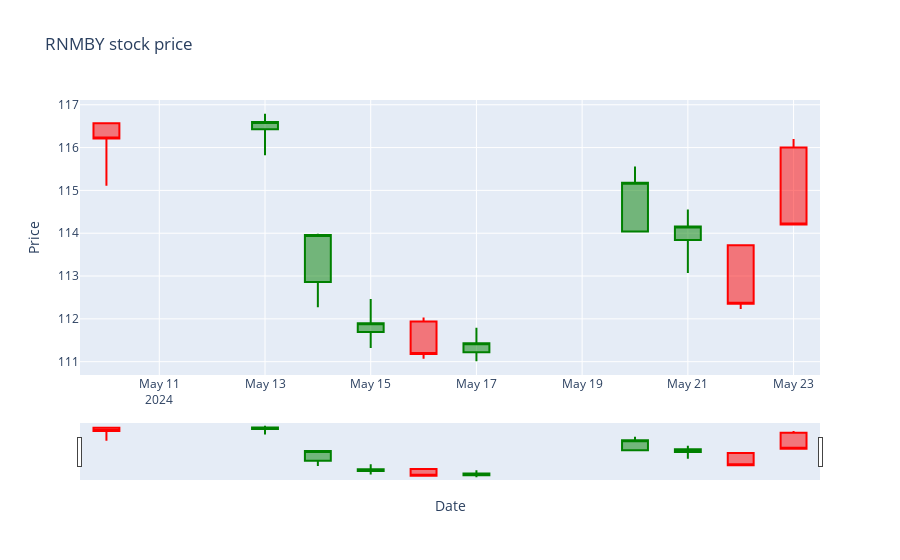

Notebook code cell kept with this figure:
### Code cell
ticker = "RNMBY"

start_date = "2024-05-10"
end_date = "2024-05-24"

data = yf.download(ticker, start=start_date, end=end_date)

data = data.reset_index()



candlestick = go.Candlestick(x=data["Date"], open=data["Open"], high=data["High"],
                             low = data["Low"], close = data["Close"],
                             increasing_line_color = "green", decreasing_line_color = "red")
figure = go.Figure(data=[candlestick])
figure.update_layout(title = f"{ticker} stock price", yaxis_title = "Price", xaxis_title = 'Date')
figure.show()

### Figure 1 — Plotly figure (JSON) as saved in the notebook; plotly's stock layout.template omitted (floating-point values rounded to 4 significant figures)
{"data": [{"close": [116.2, 116.6, 114.0, 111.9, 111.2, 111.4, 115.2, 114.2, 112.3, 114.2], "decreasing": {"line": {"color": "red"}}, "high": [116.6, 116.8, 114.0, 112.5, 112.0, 111.8, 115.6, 114.6, 113.7, 116.2], "increasing": {"line": {"color": "green"}}, "low": [115.1, 115.8, 112.3, 111.3, 111.1, 111.0, 114.0, 113.1, 112.2, 114.2], "open": [116.6, 116.4, 112.9, 111.7, 111.9, 111.2, 114.0, 113.8, 113.7, 116], "type": "candlestick", "x": ["2024-05-10T00:00:00", "2024-05-13T00:00:00", "2024-05-14T00:00:00", "2024-05-15T00:00:00", "2024-05-16T00:00:00", "2024-05-17T00:00:00", "2024-05-20T00:00:00", "2024-05-21T00:00:00", "2024-05-22T00:00:00", "2024-05-23T00:00:00"]}], "layout": {"title": {"text": "RNMBY stock price"}, "xaxis": {"title": {"text": "Date"}}, "yaxis": {"title": {"text": "Price"}}}}
